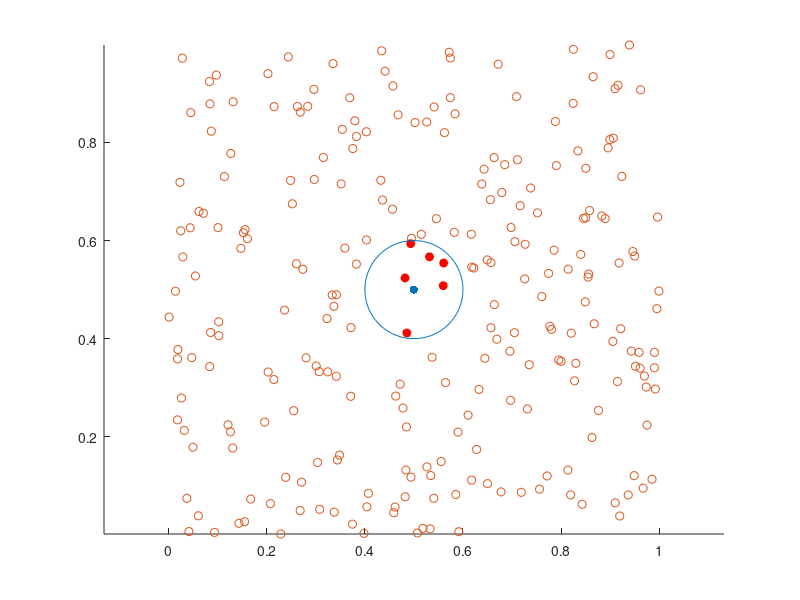

The MATLAB script that drew this image:
function [] = testytest()
    XY = rand(250,2);
    x1 = 0.5; y1 = 0.5; r = 0.1;
    
    d = vecnorm(XY - [x1, y1], 2, 2);
    S = XY(d < r,:);
    
    circle = @(t) [cos(t),sin(t)];
    c = circle(linspace(0,2*pi,100)');
    
    scatter(x1,y1,'black', 'filled');
    hold on;
    scatter(XY(:,1), XY(:,2));
    hold on;
    scatter(S(:,1), S(:,2), 'r', 'filled');
    hold on;
    plot(x1 + r*c(:,1), y1 + r*c(:,2));
    axis equal;
end